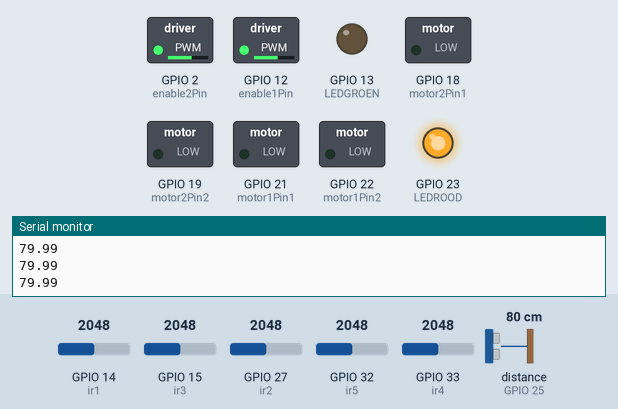
The sketch below on a simulated ESP32. Parts: switched loads named in the sketch (green lamp = pin HIGH), output pins drawn as LEDs (lit = HIGH), the last lines printed to the serial monitor. Wiring (inferred from the names in the program): ultrasonic range finder: trigger GPIO 26; echo GPIO 25. The test bench sets the inputs (shaded band); at power-on: GPIO 14 (ir1) = 2048, GPIO 15 (ir3) = 2048, GPIO 27 (ir2) = 2048, GPIO 32 (ir5) = 2048, GPIO 33 (ir4) = 2048, distance to the obstacle (sensor on GPIO 25) 80 cm. The echo pulse lasts 58.3 µs per cm; WiFi joins after 1.5 s; servers stay silent unless stated; no MQTT or app messages arrive unless stated; pins used as bus, display or sensor lines are not drawn.

Above: at 3.7 s.
3.8 s: GPIO 14 (ir1) set to 3840
At 5.1 s:
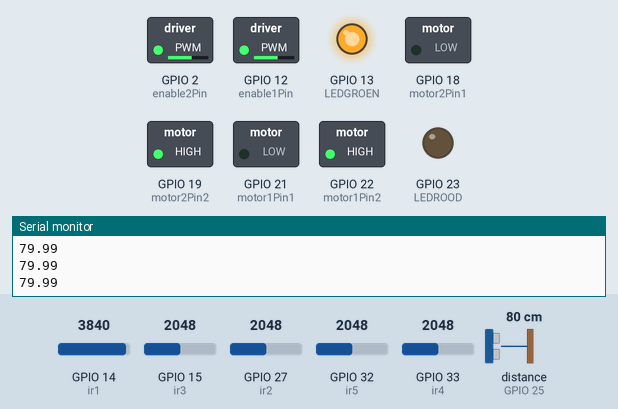
5.5 s: GPIO 14 (ir1) set to 3760
At 5.9 s:
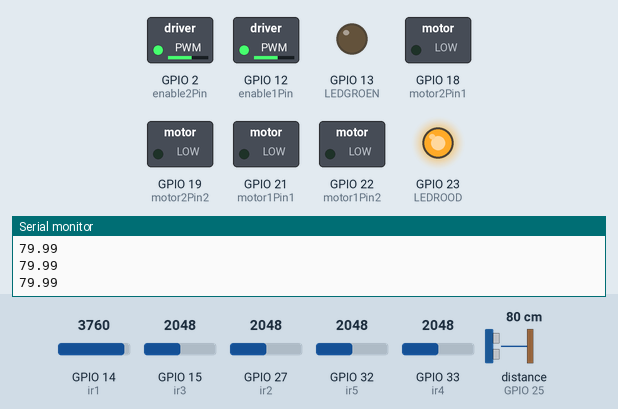
7.1 s: GPIO 14 (ir1) set to 3972
At 7.9 s:
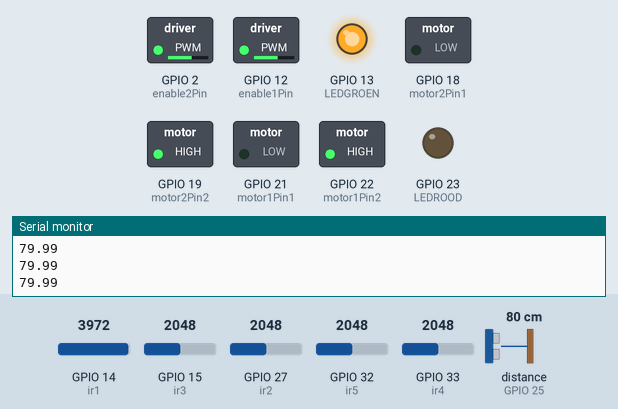
Timing chart, 0 to 10.1 s (numbered marks = the images above; inputs shaded):
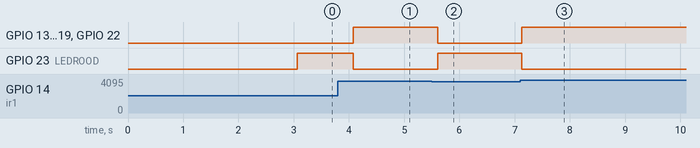

The sketch:

auto_klaar.ino
```cpp
// MAXIM RATIAU

// Motor A
int motor1Pin1 = 21;
int motor1Pin2 = 22;
int enable1Pin = 12;
// Motor B
int motor2Pin1 = 18;
int motor2Pin2 = 19;
int enable2Pin = 2;
// IR-sensor
int ir5 = 32;
int ir4 = 33;
int ir3 = 15;
int ir2 = 27;
int ir1 = 14;

// LED'S
int LEDROOD = 23;
int LEDGROEN = 13;

// drukknop
int button = 5;

int isgestopt;
unsigned long startMillis;  //some global variables available anywhere in the program
unsigned long currentMillis;
const unsigned long period = 1000;  //the value is a number of milliseconds

// ultrasone sensor
int trigPin = 26;
int echoPin = 25;

float usread;
float cm;

// ultrasone sensor array
char usarray[5];

void forward();
// Setting PWM properties
const int freq = 30000;
const int pwmChannel = 0;
const int resolution = 8;
int dutyCycle = 200;


//MQTT
#include <WiFi.h>
#include <PubSubClient.h>
WiFiClient espClient;
PubSubClient client(espClient);

const char* ssid = "embed"; // je eigen SSID
const char* password = "weareincontrol"; // je WiFi wachtwoord
const char* mqtt_server = "192.168.1.90"; // je IP address van je odroid
const int mqtt_port = 1883;
const char* mqtt_username = "maxim"; // username van je influxDB
const char* mqtt_password = "maxim"; // wachtwoord van je influxDB

void setup() {
  // motorpinnen als outputs:
  pinMode(motor1Pin1, OUTPUT); // draairichting regelen motor A
  pinMode(motor1Pin2, OUTPUT); // draairichting regelen motor A
  pinMode(enable1Pin, OUTPUT); // motor enabelen en de snelheid regelen
  pinMode(motor2Pin1, OUTPUT); // draairichting regelen motor B
  pinMode(motor2Pin2, OUTPUT); // draairichting regelen motor B
  pinMode(enable2Pin, OUTPUT); // motor enabelen en de snelheid regelen

  // ir sensor pinnen als inputs:
  pinMode(ir5, INPUT);
  pinMode(ir4, INPUT);
  pinMode(ir3, INPUT);
  pinMode(ir2, INPUT);
  pinMode(ir1, INPUT);

  //LED'S
  pinMode(LEDROOD, OUTPUT);
  pinMode(LEDGROEN, OUTPUT);

  // button
  pinMode(button, INPUT);

  // ultrasone sensor
  pinMode(trigPin, OUTPUT); // transmitter
  pinMode(echoPin, INPUT); // ontvanger

  // motor driver
  digitalWrite(enable1Pin, HIGH); // motor A enabelen
  digitalWrite(enable2Pin, HIGH); // motor B enabelen
  analogWrite(enable1Pin, 150); // snelheid regelen motor A
  analogWrite(enable2Pin, 150); // snelheid regelen motor B

  Serial.begin(115200);

  //MQTT
  WiFi.begin(ssid, password);
  while (WiFi.status() != WL_CONNECTED) {
    delay(500);
    Serial.println("Connecting...");
  }
  Serial.println("Connected to wifi.");
  Serial.println("-----------------------");

  client.setServer(mqtt_server, mqtt_port);

  delay(1000);
}

void loop() {
  client.loop();

  while (!client.connected())
  {
    if (client.connect("ESP32Client", mqtt_username, mqtt_password))
    {
     Serial.println("connected to MQTT");
     Serial.println("-----------------------");
    }
    else
    {
      Serial.print("failed with state ");
      Serial.println(client.state());
      Serial.println("-----------------------");
      delay(2000);
    }
  }

// ultrasone sensor
  digitalWrite(trigPin, LOW);
  delayMicroseconds(2);
  digitalWrite(trigPin, HIGH);
  delayMicroseconds(10);
  digitalWrite(trigPin, LOW);

  usread = pulseIn(echoPin, HIGH);
  cm = (usread * 0.0343) / 2;

  dtostrf(cm, 2, 2, usarray);
  Serial.println(usarray);
  delay(500);

// publish
  client.publish("home/auto/ultrasone", usarray); // publishen naar de odroid


// line following
  if((analogRead(ir1) <= 2600) && (analogRead(ir2) <= 2600) && (analogRead(ir3) >= 3800) && (analogRead(ir4) <= 2600) && (analogRead(ir5) <= 2600))
  {
    forward();
  }
  if((analogRead(ir1) <= 2600) && (analogRead(ir2) >= 3800) && (analogRead(ir3) <= 2600) && (analogRead(ir4) <= 2600) && (analogRead(ir5) <= 2600))
  {
    turnRight();
  }
  if((analogRead(ir1) >= 3800) && (analogRead(ir2) <= 2600) && (analogRead(ir3) <= 2600) && (analogRead(ir4) <= 2600) && (analogRead(ir5) <= 2600))
  {
    turnRight();
  }
  if((analogRead(ir1) <= 2600) && (analogRead(ir2) <= 2600) && (analogRead(ir3) <= 2600) && (analogRead(ir4) >= 3800) && (analogRead(ir5) <= 2600))
  {
    turnLeft();
  }
  if((analogRead(ir1) <= 2600) && (analogRead(ir2) <= 2600) && (analogRead(ir3) <= 2600) && (analogRead(ir4) <= 2600) && (analogRead(ir5) >= 3800))
  {
    turnLeft();
  }
  if((analogRead(ir1) <= 2600) && (analogRead(ir2) <= 2600) && (analogRead(ir3) >= 3800) && (analogRead(ir4) >= 3800) && (analogRead(ir5) <= 2600))
  {
    turnLeft();
  }
  if((analogRead(ir1) <= 2600) && (analogRead(ir2) >= 3800) && (analogRead(ir3) >= 3800) && (analogRead(ir4) <= 2600) && (analogRead(ir5) <= 2600))
  {
    turnRight();
  }
  if((analogRead(ir1) >= 3800) && (analogRead(ir2) >= 3800) && (analogRead(ir3) >= 3800) && (analogRead(ir4) <= 2600) && (analogRead(ir5) <= 2600))
  {
    turnRight();
  }
  if((analogRead(ir1) <= 2600) && (analogRead(ir2) <= 2600) && (analogRead(ir3) >= 3800) && (analogRead(ir4) >= 3800) && (analogRead(ir5) >= 3800))
  {
    turnLeft();
  }
  if((analogRead(ir1) >= 3800) && (analogRead(ir2) >= 3800) && (analogRead(ir3) >= 3800) && (analogRead(ir4) >= 3800) && (analogRead(ir5) >= 3800))
  {
    Stop();
    delay(2000);
      forward();
      delay(500);
    for(int i = 0;i <= 5000;){
      i++;
      delay(1);
      if(digitalRead(button) == HIGH){
        Serial.println("button pressed");
          break;
      }
    }
    forward();
    delay(100);
  }
  if((analogRead(ir1) <= 3800) && (analogRead(ir2) <= 3800) && (analogRead(ir3) <= 3800) && (analogRead(ir4) <= 3800) && (analogRead(ir5) <= 3800))
  {
    Stop();
  }

  if(cm < 15)
  {
    Stop();
  }

}

void forward(){  //forward

  digitalWrite(motor1Pin1, HIGH); //Right Motor forward Pin
  digitalWrite(motor1Pin2, LOW);  //Right Motor backward Pin
  digitalWrite(motor2Pin1, LOW);  //Left Motor forward Pin
  digitalWrite(motor2Pin2, HIGH); //Left Motor backward Pin

  digitalWrite(LEDROOD, LOW);
  digitalWrite(LEDGROEN, HIGH);

}

void turnRight(){ //turnRight

  digitalWrite(motor1Pin1, LOW);  //Right Motor forward Pin
  digitalWrite(motor1Pin2, HIGH); //Right Motor backward Pin
  digitalWrite(motor2Pin1, LOW);  //Left Motor forward Pin
  digitalWrite(motor2Pin2, HIGH); //Left Motor backward Pin

  digitalWrite(LEDROOD, LOW);
  digitalWrite(LEDGROEN, HIGH);

}

void turnLeft(){ //turnLeft

  digitalWrite(motor1Pin1, HIGH); //Right Motor forward Pin
  digitalWrite(motor1Pin2, LOW);  //Right Motor backward Pin
  digitalWrite(motor2Pin1, LOW); //Left Motor forward Pin
  digitalWrite(motor2Pin2, HIGH);  //Left Motor backward Pin

  digitalWrite(LEDROOD, LOW);
  digitalWrite(LEDGROEN, HIGH);

}

void Stop(){ //stop

  digitalWrite(motor1Pin1, LOW); //Right Motor forward Pin
  digitalWrite(motor1Pin2, LOW); //Right Motor backward Pin
  digitalWrite(motor2Pin1, LOW); //Left Motor forward Pin
  digitalWrite(motor2Pin2, LOW); //Left Motor backward Pin

  digitalWrite(LEDROOD, HIGH);
  digitalWrite(LEDGROEN, LOW);

}

// MAXIM RATIAU
```

Measured:
- after the input at 3.8 s, GPIO 13 (LEDGROEN), GPIO 19 (motor2Pin2), GPIO 22 (motor1Pin2): LOW → HIGH after 0.28 s; GPIO 23 (LEDROOD): HIGH → LOW after 0.28 s
- after the input at 5.5 s, GPIO 13 (LEDGROEN), GPIO 19 (motor2Pin2), GPIO 22 (motor1Pin2): HIGH → LOW after 0.10 s; GPIO 23 (LEDROOD): LOW → HIGH after 0.10 s
- after the input at 7.1 s, GPIO 13 (LEDGROEN), GPIO 19 (motor2Pin2), GPIO 22 (motor1Pin2): LOW → HIGH at once; GPIO 23 (LEDROOD): HIGH → LOW at once
